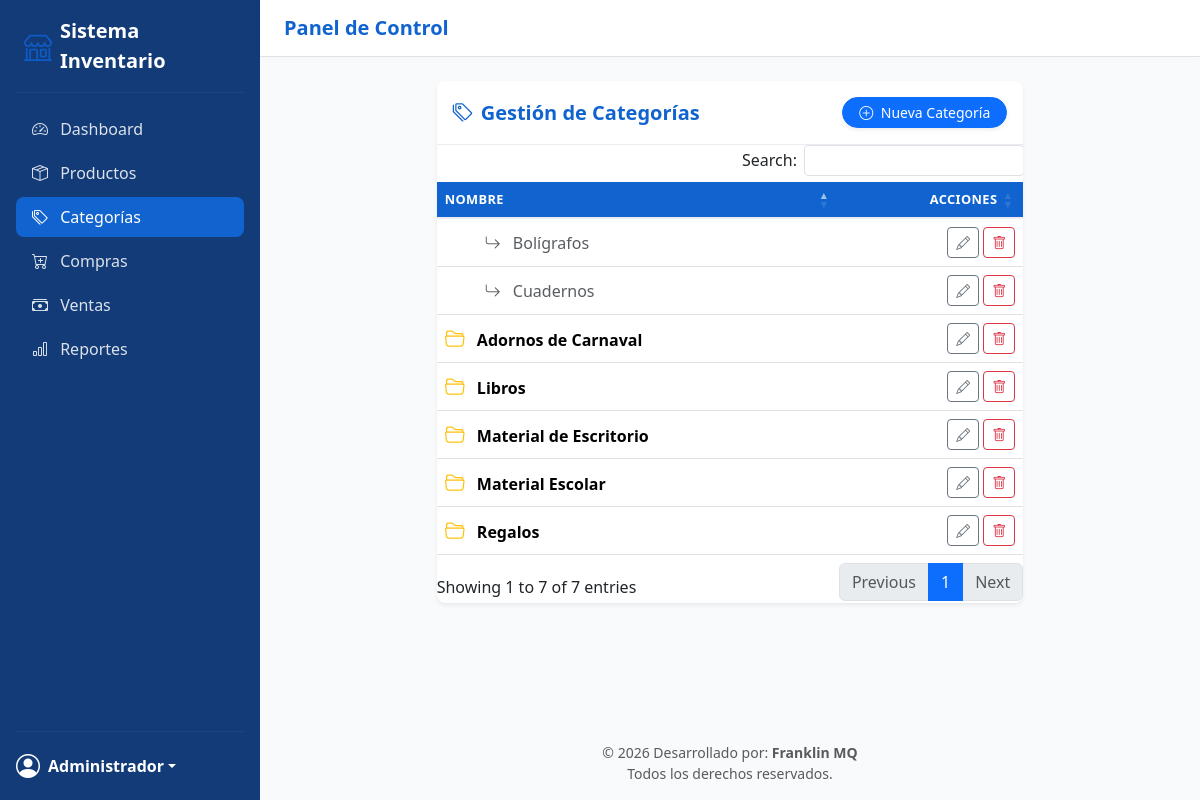
/index.php?action=categorias (signed in), run on the app's committed database.
### tables this page shows
CREATE TABLE categorias (
    id INT AUTO_INCREMENT PRIMARY KEY,
    nombre VARCHAR(100) NOT NULL,
    parent_id INT NULL,
    FOREIGN KEY (parent_id) REFERENCES categorias(id) ON DELETE SET NULL
);

### app/core/Controller.php (called while the page is built, shortened)
<?php
class Controller
{
    protected function render(string $view, array $data = []): void
    {
        extract($data);
        $viewPath = __DIR__ . "/../views/{$view}.php";
        require __DIR__ . '/../views/layout/header.php';
        require $viewPath;
        require __DIR__ . '/../views/layout/footer.php';
    }
}

### app/controllers/CategoriaController.php (called while the page is built, shortened)
<?php
require_once __DIR__ . '/../core/Controller.php';
class CategoriaController extends Controller
{
    private Categoria $categoriaModel;
    public function __construct()
    {
        $this->categoriaModel = new Categoria();
    }
    public function index(): void
    {
        $this->render('categorias/index', [
            'categorias' => $this->categoriaModel->obtenerTodas(),
        ]);
    }
}

### app/models/Categoria.php (called while the page is built, shortened)
<?php
class Categoria
{
    private PDO $db;
    public function __construct()
    {
        $this->db = Database::getConnection();
    }
    public function obtenerTodas(): array
    {
        return $this->db->query("SELECT * FROM categorias ORDER BY nombre ASC")->fetchAll();
    }
}

### app/views/categorias/index.php (the view, shortened to what this page needs)
<div class="row justify-content-center">
    <div class="col-lg-8">
        <div class="card shadow-sm border-0 rounded-3">
            <div class="card-header bg-white d-flex justify-content-between align-items-center py-3">
                <h5 class="mb-0 fw-bold" style="color: var(--brand-primary);"><i class="bi bi-tags me-2"></i>Gestión de Categorías</h5>
                <button type="button" class="btn btn-primary btn-sm rounded-pill px-3 shadow-sm" data-bs-toggle="modal" data-bs-target="#modalNuevaCategoria">
                    <i class="bi bi-plus-circle me-1"></i> Nueva Categoría
                </button>
            </div>
            <?php
            $principales = array_filter($categorias, fn($c) => empty($c['parent_id']));
            $subcategorias = array_filter($categorias, fn($c) => !empty($c['parent_id']));
            ?>
            <div class="table-responsive">
                <table class="table table-hover align-middle mb-0 table-datatable">
                    <thead class="table-light">
                        <tr>
                            <th>Nombre</th>
                            <th class="text-end" style="width: 150px;">Acciones</th>
                        </tr>
                    </thead>
                    <tbody>
                        <?php if (empty($categorias)): ?>
                            <tr>
                                <td colspan="2" class="text-center text-muted py-4">Aún no hay categorías registradas.</td>
                            </tr>
                        <?php else: ?>
                            <?php foreach ($principales as $principal): ?>
                                <tr>
                                    <td class="fw-bold">
                                        <i class="bi bi-folder2-open text-warning me-2 fs-5"></i>
                                        <?= htmlspecialchars($principal['nombre']) ?>
                                    </td>
                                    <td class="text-end">
                                        <button type="button" class="btn btn-sm btn-outline-secondary" onclick="abrirModalEdicion(<?= $principal['id'] ?>, '<?= htmlspecialchars(addslashes($principal['nombre'])) ?>', '')">
                                            <i class="bi bi-pencil"></i>
                                        </button>
                                        <button type="button" class="btn btn-sm btn-outline-danger" onclick="confirmarEliminar(<?= $principal['id'] ?>, '<?= htmlspecialchars(addslashes($principal['nombre'])) ?>')">
                                            <i class="bi bi-trash"></i>
                                        </button>
                                    </td>
                                </tr>
                                <?php foreach ($subcategorias as $sub): ?>
                                    <?php if ($sub['parent_id'] == $principal['id']): ?>
                                        <tr>
                                            <td class="ps-5 text-muted">
                                                <i class="bi bi-arrow-return-right me-2"></i>
                                                <?= htmlspecialchars($sub['nombre']) ?>
                                            </td>
                                            <td class="text-end">
                                                <button type="button" class="btn btn-sm btn-outline-secondary" onclick="abrirModalEdicion(<?= $sub['id'] ?>, '<?= htmlspecialchars(addslashes($sub['nombre'])) ?>', <?= $sub['parent_id'] ?>)">
                                                    <i class="bi bi-pencil"></i>
                                                </button>
                                                <button type="button" class="btn btn-sm btn-outline-danger" onclick="confirmarEliminar(<?= $sub['id'] ?>, '<?= htmlspecialchars(addslashes($sub['nombre'])) ?>')">
                                                    <i class="bi bi-trash"></i>
                                                </button>
                                            </td>
                                        </tr>
                                    <?php endif; ?>
                                <?php endforeach; ?>
                            <?php endforeach; ?>
                        <?php endif; ?>
                    </tbody>
                </table>
            </div>
        </div>
    </div>
</div>

### public/assets/css/style.css (style rules this page uses)
:root { --brand-dark: #123B78; --brand-primary: #1164CF; --brand-hover: #1C4689; --brand-accent: #0F5CC7; --bg-soft: #F8FAFC; --text-gray: #667085; }
.card { border: none; border-radius: 0.75rem; }
.card-header { border-bottom: 1px solid #EAECF0; border-radius: 0.75rem 0.75rem 0 0 !important; }
.table thead th { font-size: 0.8rem; text-transform: uppercase; letter-spacing: 0.03em; background-color: var(--brand-primary) !important; color: #FFFFFF !important; border-bottom: 2px solid #EAECF0; }
.card-header { border-bottom: 1px solid #EAECF0; border-radius: 0.75rem 0.75rem 0 0 !important; background-color: #FFFFFF; }

### data on the page
categorias: nombre "Adornos de Carnaval"
categorias: nombre "Libros"
categorias: nombre "Material de Escritorio"
categorias: nombre "Bolígrafos"
categorias: nombre "Material Escolar"
categorias: nombre "Cuadernos"
categorias: nombre "Regalos"

### other printed values
$_SESSION['user_name'] "Administrador"
